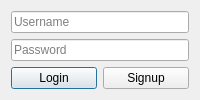
<?xml version="1.0" encoding="utf-8"?>
<ui version="4.0">

	<class>LoginDialog</class>

	<widget class="QDialog" name="LoginDialog">

		<property name="windowTitle">
			<string>Login</string>
		</property>

		<layout class="QVBoxLayout">

			<item>
				<widget class="QLineEdit" name="usernameEdit">
					<property name="placeholderText">
						<string>Username</string>
					</property>
				</widget>
			</item>

			<item>
				<widget class="QLineEdit" name="passwordEdit">
					<property name="echoMode">
						<enum>QLineEdit::Password</enum>
					</property>
					<property name="placeholderText">
						<string>Password</string>
					</property>
				</widget>
			</item>

			<item>
				<layout class="QHBoxLayout">

					<item>
						<widget class="QPushButton" name="loginBtn">
							<property name="text">
								<string>Login</string>
							</property>
						</widget>
					</item>

					<item>
						<widget class="QPushButton" name="signupBtn">
							<property name="text">
								<string>Signup</string>
							</property>
						</widget>
					</item>

				</layout>
			</item>

		</layout>

	</widget>

</ui>
